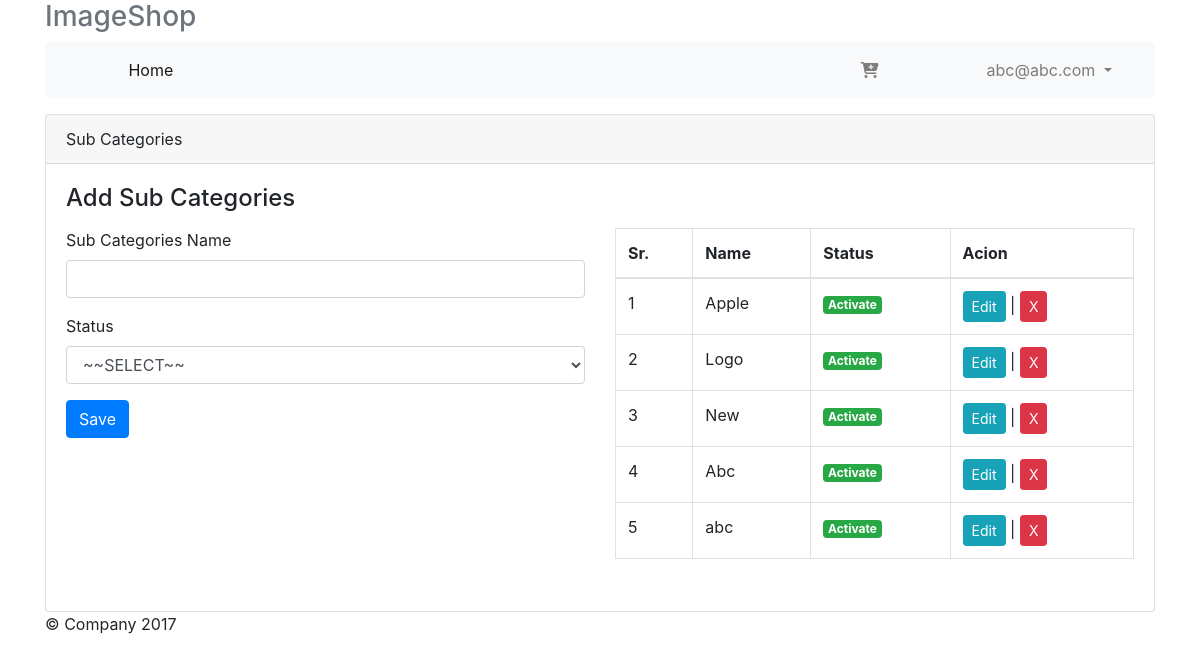
Page /index.php?nav=brands (signed in) on the committed database.
### tables this page shows
CREATE TABLE `users` (
  `user_id` int(11) NOT NULL,
  `username` varchar(255) NOT NULL,
  `email` varchar(255) NOT NULL,
  `password` text NOT NULL,
  `user_city` text NOT NULL,
  `user_state` text NOT NULL,
  `user_country` text NOT NULL,
  `user_address` text NOT NULL,
  `order_id` text NOT NULL,
  `order_sts` text NOT NULL
);

CREATE TABLE `brands` (
  `brand_id` int(11) NOT NULL,
  `brand_name` varchar(255) NOT NULL,
  `brand_sts` varchar(255) NOT NULL,
  `brand_timestamp` timestamp NOT NULL DEFAULT current_timestamp()
);

### admin/pages/brands.php (the view, shortened to what this page needs)
<div class="card">
	<div class="card-header">Sub Categories</div>
	<div class="card-body">
		<h4 class="card-title">Add Sub Categories</h4>
		<p class="card-text">
			<div class="row">
				<div class="col-sm-6">
					<form action="" method="POST" role="form" id="formData">
						<div class="form-group">
							<label for="">Sub Categories Name</label>
							<input type="text" class="form-control brand_name" name="brand_name" required="" id="brand_name">
						</div>
						<div class="form-group">
							<label for="">Status</label>
							<select name="brand_sts" class="form-control brand_sts" required="required" id="brand_sts">
								<option value="">~~SELECT~~</option>
							</select>
						</div>
						<button type="submit" name="sub_cate_subByAdmin" id="saveData" class="btn btn-primary">Save</button>
					</form>
				</div>
				<div class="col-sm-6">
					<div id="Reload">
					<table class="table table-bordered">
						<thead>
							<tr>
								<th>Sr.</th>
								<th>Name</th>
								<th>Status</th>
								<th>Acion</th>
							</tr>
						</thead>
						<tbody>
							<?php
								$x = 1;
								$q = get($dbc,"brands");
								while ($r = mysqli_fetch_assoc($q)):?>
							<tr>
								<td><?=$x?></td>
								<td><?=$r['brand_name']?></td>
								<td><?=isActive($r['brand_sts'])?></td>
								<td><button class="btn btn-info btn-sm update" id="<?=$r['brand_id']?>">Edit</button> | <button class="show-example-btn btn btn-danger delete btn-sm" onclick="DeleteData(<?=$r['brand_id']?>)">X</button></td>
							</tr>
							<?php
								$x++;
								endwhile;
							?>
						</tbody>
					</table>
				   </div>
				</div>
			</div>
		</p>
	</div>
</div>

### inc/nav.php (shortened to what this page needs)
<nav class="navbar navbar-expand-md navbar-light bg-light rounded mb-3">
	<div class="collapse navbar-collapse" id="navbarCollapse">
		<ul class="navbar-nav text-md-center nav-justified w-100">
			<li class="nav-item active">
				<a class="nav-link" href="index.php?nav=home">Home</a>
			</li>
			<li class="nav-item">
			</li>
			<li class="nav-item">
			</li>
			<li class="nav-item">
			</li>
			<li class="nav-item">
				<a class="nav-link" href="index.php?nav=cart"><i class="fas fa-cart-plus"></i>
				</a>
			</li>
			<?php if (isset($_SESSION['login_user'])): ?>
				<li class="nav-item dropdown">
					<a class="nav-link dropdown-toggle" href="http://example.com" id="dropdown01" data-toggle="dropdown" aria-haspopup="true" aria-expanded="false">
						<?=$fetchUsers = fetchRecord($dbc, "users", "user_id", $_SESSION['login_user'])['email'];?>
					</a>
				</li>
			<?php endif ?>
		</ul>
	</div>
</nav>

### connect/db.php (shortened to what this page needs)
<?php function isActive($data){
  return ($data==1)?'<span class="badge badge-success">Activate</span>':'<span class="badge badge-danger">Deactivated</span>';
} ?>
<?php
function get($dbc,$table){
return mysqli_query($dbc,"SELECT * FROM $table");
}
?>
<?php
function fetchRecord($dbc,$table,$fld,$data){
return  mysqli_fetch_assoc(mysqli_query($dbc,"SELECT * FROM $table WHERE $fld='$data'"));
} ?>

### rows in the picture
users: email "abc@abc.com"
brands: brand_name "Apple", brand_sts "Activate"
brands: brand_name "Logo", brand_sts "Activate"
brands: brand_name "New", brand_sts "Activate"
brands: brand_name "Abc", brand_sts "Activate"
brands: brand_name "abc", brand_sts "Activate"
